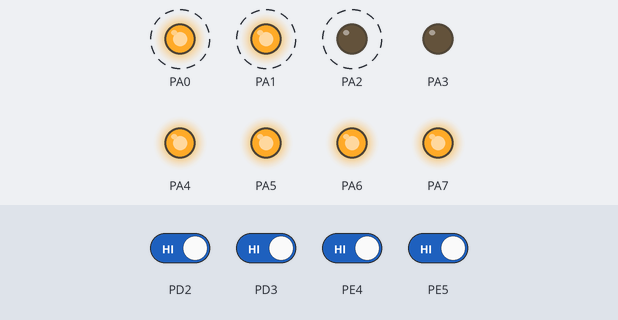
Recording of a program running on a simulated ATmega128, built with avr-gcc and emulated at 16 MHz. On the bench: output pins drawn as LEDs (lit = HIGH). Dashed ring = blinking. Inputs (shaded band) come from the test bench; at power-on: PD2, PD3, PE4, PE5 HIGH.

Above: at 1.25 s.
1.3 s: PD2 driven LOW
At 2.1 s:
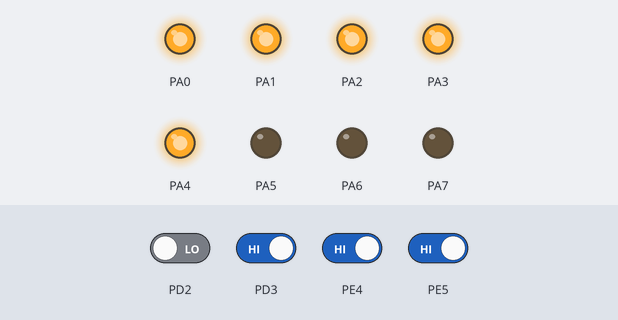
4.3 s: PD2 driven HIGH and PE4 driven LOW
7.3 s: PE5 driven LOW
At 8.2 s:
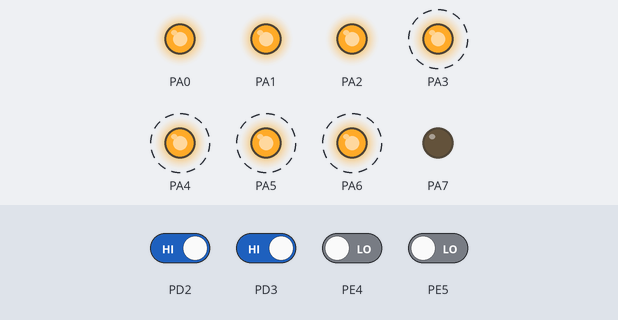
10.3 s: PD3 driven LOW
At 16.35 s:
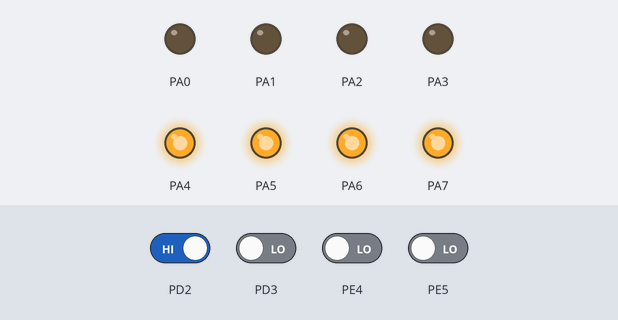
Timing chart, 0 to 24.9 s (numbered marks = the images above; inputs shaded):
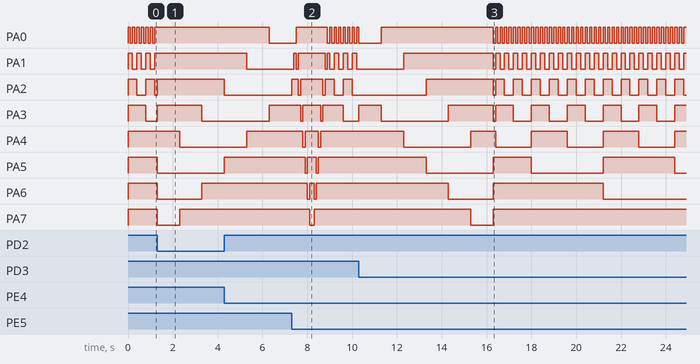

The program:

main.c
```c
#define F_CPU 16000000UL
#include <avr/io.h>
#include <avr/interrupt.h>
#include <util/delay.h>

char led[8] = {0x01, 0x02, 0x04, 0x08, 0x10, 0x20, 0x40, 0x80};
unsigned char number = 0b11111111;

int main(void)
{

	DDRA = 0xFF; // A핀 모두 출력으로 설정
	DDRE = 0x00; // E핀 모두 입력으로 설정
	DDRD = 0x00; // D핀 모두 입력으로 설정
	EICRB = 0b00001010; // 인터럽트 4번 5번 falling edge로 설정
	EICRA = 0b10100000; // 인터럽트 2번 3번 falling edge로 설정
	EIMSK = 0b00111100; // 2번 3번 4번 5번 활성화

	sei();

	// 2진 카운터 항상 반복
	while (1)
	{
		PORTA = number;
		_delay_ms(100);
		number--;
	}
}
// 인터럽트 2번 LED 3개씩 1개씩 이동(우측)
ISR(INT2_vect){
	PORTA = 0b00011111;
	for(int i = 0; i < 6; i++){
		_delay_ms(1000);
		PORTA = (PORTA >> 1) | 0b10000000;
	}
}
// 인터럽트 3번 LED 3개씩 1칸씩 이동(좌측)
ISR(INT3_vect){
	PORTA = 0b11111000;
	for(int i = 0; i < 6; i++){
		_delay_ms(1000);
		PORTA = (PORTA << 1) | 0b00000001;
	}
}
//인터럽트 5번 LED 1번 ~ 8번 순참 점등 후 역순참 점등
ISR(INT5_vect){
	for(int i = 0; i < 8; i++){
		_delay_ms(100);
		PORTA =~ led[i];
	}
	for(int i = 7; i  >=0; i--){
		_delay_ms(100);
		PORTA =~ led[i];
	}
}
// 인터럽트 4번 2진 카운터 초기화
ISR(INT4_vect){
	number = 0xFF;
}
```

Measured:
- after the input at 1.3 s, PA0, PA1: stops changing and stays HIGH; PA5: HIGH → LOW after 0.00 s instead of 1.9 s; PA6: HIGH → LOW at once, → HIGH 2.0 s later; PA7: HIGH → LOW at once, → HIGH 1.0 s later
- after the input at 7.3 s, PA5: alternates HIGH for 0.40 s and LOW for 0.10 s, 4 changes in all, then stays HIGH, starting after 0.60 s; PA6: alternates HIGH for 0.20 s and LOW for 0.10 s, 4 changes in all, then stays HIGH, starting after 0.70 s; PA7: HIGH → LOW after 0.80 s, → HIGH 0.20 s later
- after the input at 10.3 s, PA7: HIGH → LOW after 5.0 s instead of 11.3 s
- by itself, PA0: alternates HIGH for 0.10 s and LOW for 0.10 s
- by itself, PA1: alternates HIGH for 0.20 s and LOW for 0.20 s
